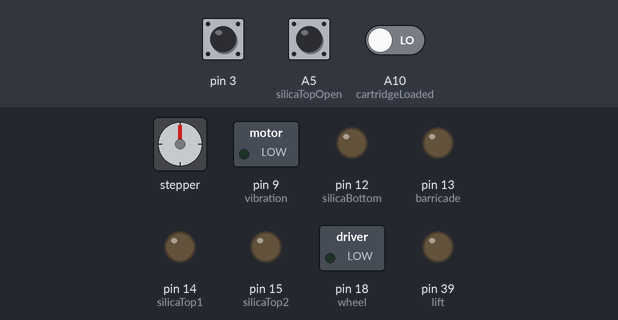
Simulated run of this sketch. Board: Arduino Mega 2560, built with avr-gcc and run on an emulated ATmega2560. Parts: stepper motor, switched loads named in the sketch (green lamp = pin HIGH), output pins drawn as LEDs (lit = HIGH). Wiring (inferred from the names in the program): stepper motor driver (200 steps per turn assumed): step pin 2; direction pin 1. Inputs (shaded band) come from the test bench; at power-on: A10 (cartridgeLoaded) LOW, pin 3 HIGH, A5 (silicaTopOpen) HIGH. Pins used as bus, display or sensor lines are not drawn.

Above: at 1.2 s.
1.3 s: A10 (cartridgeLoaded) driven HIGH
At 1.8 s:
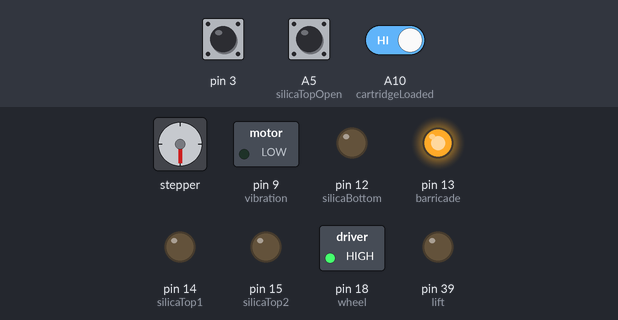
3.0 s: pin 3 pulsed LOW 5 times (0.12 s each, 0.3 s apart)
At 4.8 s:
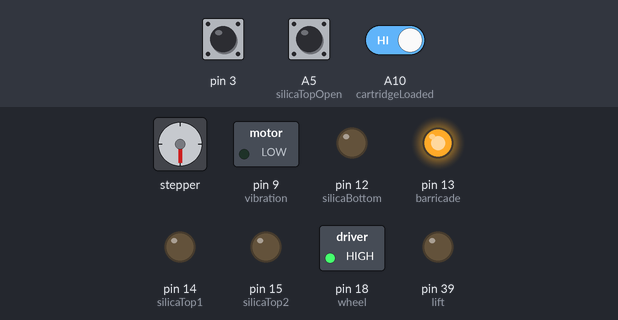
Timing chart, 0 to 6.3 s (numbered marks = the images above; inputs shaded):
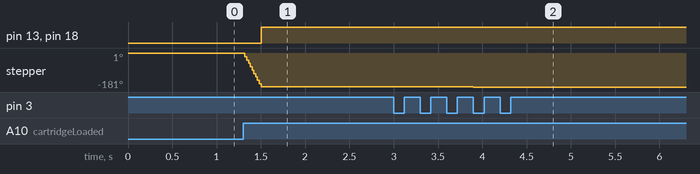

Measured:
- after the input at 1.3 s, pin 13 (barricade), pin 18 (wheel): LOW → HIGH after 0.20 s; stepper: turns 180° counter-clockwise in 0.20 s, starting at once

The sketch:

Flexpro_software_V1.0.ino
```cpp
/*certain sensors are missing, code currently loops indefinitely without allowing the user to take out the cartridge, vibration time may be subjected to changes in the future
 * code does not communicate with user
 * Hbridge L5 might be attached directly to 5V. Until further tests have been done, this code assumes it is
 * interrupt is attached to pin D3, because the pin specified in the design is not compatible with interrupt
*/

const int silicaBottom = 12; //pin connected to solenoid at the bottom of the silica measuring compartment
const int silicaTop1 = 14; //pin connected to Hbridge in1
const int silicaTop2 = 15; //pin connected to Hbridge in2
const int silicaTopClosed = A7;
const int silicaTopOpen = A5; //this button needs to be added to the design
const int cartridgeLoaded = A10;  //sensor needs to be connected
const int Step = 2;  //pin connected to STEP, written "Step" because "step" is already defined in a library somewhere
const int dir = 1; //pin connected to DIRECTION, may not be needed at all
const int barricade = 13; //pin connected to slide barricade
const int wheel = 18; //pin connected to wheel actuator, might need to be 19 instead
const int vibration = 9;  //pin connected to vibrating mechanism
const int lift = 39;  //pin connected to motor lifting the cartridge
const int liftUpSensor = A9;  //pin connected to sensor detecting cartridge has been lifted
const int liftDownSensor = A12;  //pin connected to sensor detecting cartridge has been lowered
const int silicaFull = A4;  //pin connected to sensor reading silica compartment contents

volatile int rods = 0; //int to keep track of rods count
volatile int steps = 0;  //int to keep track of step count

void countUp(){  //countUp function, called by interrupt
  rods +=1;
  if (rods % 4 == 0){       //slowly tilt cartridge back as rod count increases
    digitalWrite(Step, HIGH);
    delay(1);
    digitalWrite(Step, LOW);
    steps += 1;
  }
}


void setup() {
  pinMode(silicaBottom, OUTPUT);
  pinMode (silicaTop1, OUTPUT);
  pinMode (silicaTop2, OUTPUT);
  pinMode (silicaTopClosed, INPUT);
  pinMode (silicaTopOpen, INPUT);
  pinMode (cartridgeLoaded, INPUT);
  pinMode (Step, OUTPUT);
  pinMode (dir, OUTPUT);
  pinMode (barricade, OUTPUT);
  pinMode (wheel, OUTPUT);
  pinMode (vibration, OUTPUT);
  pinMode(lift, OUTPUT);
  pinMode(liftUpSensor, INPUT);
  pinMode(liftDownSensor, INPUT);
  pinMode(silicaFull, INPUT);
  attachInterrupt(digitalPinToInterrupt(3), countUp, FALLING);  //interrupt when rod passes counting sensor, calls "countUp" function

  int temp = LOW;
  digitalWrite (silicaTop1, HIGH);  //start opening top of silica compartment
  while (temp == LOW){ //wait until top of silica compartment is fully open
    temp = digitalRead(silicaTopOpen);
  }
  digitalWrite (silicaTop1, LOW); //stop opening silica compartment
}

void loop() {
  int reading = LOW;  //declare reading int for reading sensors, set to LOW
  while (reading == LOW){ //wait until cartridge is loaded
    reading = digitalRead(cartridgeLoaded);
  }
  for (int i = 0; i < 100; i++){  //tilt cartridge
    digitalWrite(Step, HIGH);
    delay(1);
    digitalWrite(Step, LOW);
    delay(1);
  }
  rods = 0;
  steps = 0;
  digitalWrite(barricade, HIGH);  //raise barricade
  digitalWrite(wheel, HIGH);      //start wheel
  while (rods < 375){ //wait until 375 rods have passed
  }
  digitalWrite(barricade, LOW); //lower barricade
  digitalWrite(wheel, LOW);     //stop wheel
  for(int i = 0; i < 100-steps; i++){ //correct inaccuracies in tilt
    digitalWrite(Step, HIGH);
    delay(1);
    digitalWrite(Step, LOW);
    delay(1);
  }
  digitalWrite(vibration, HIGH);  //vibrate cartridge for 1 second
  delay(1000);
  digitalWrite(vibration, LOW);
  ///////////////////////////////////////////////////////
  //following code is the code for silica, untested and unfinished
  /*
  reading = LOW;  //set reading to LOW
  digitalWrite(lift, HIGH); //start lifting cartridge
  while (reading == LOW) {  //wait unitl cartridge has arrived
    reading = digitalRead(liftUpSensor);
  }
  digitalWrite(lift, LOW);  //stop lifting cartridge
  reading = LOW;  //set reading to LOW
  while (reading == LOW){
    reading = digitalRead(silicaFull);
  }
  reading = LOW;  //set reading to LOW
  digitalWrite (silicaTop1, HIGH);  //start closing top of silica compartment
  while (reading == LOW){ //wait until top of silica compartment is fully closed
    reading = digitalRead(silicaTopClosed);
  }
  digitalWrite (silicaTop1, LOW); //stop closing silica compartment
  digitalWrite (silicaBottom, HIGH);  //open bottom of silica compartment
  digitalWrite(vibration, HIGH);  //vibrate mechanism
  delay(20000);  //waiting time may be subject to change
  digitalWrite(vibration, LOW); //stop vibrating mechanism
  digitalWrite(silicaBottom, LOW);  //close bottom of silica compartment
  reading = LOW;  //set reading to LOW
  digitalWrite (silicaTop1, HIGH);  //start opening top of silica compartment
  while (reading == LOW){ //wait until top of silica compartment is fully open
    reading = digitalRead(silicaTopOpen);
  }
  digitalWrite (silicaTop1, LOW); //stop opening silica compartment
  reading = LOW;  //set reading to LOW
  digitalWrite(lift, HIGH); //start lowering cartridge
  while (reading == LOW){ //wait until cartridge is fully lowered
    reading = digitalRead(liftDownSensor);
  }
  digitalWrite(lift, LOW);  //stop lowering cartridge
  */
}
```
